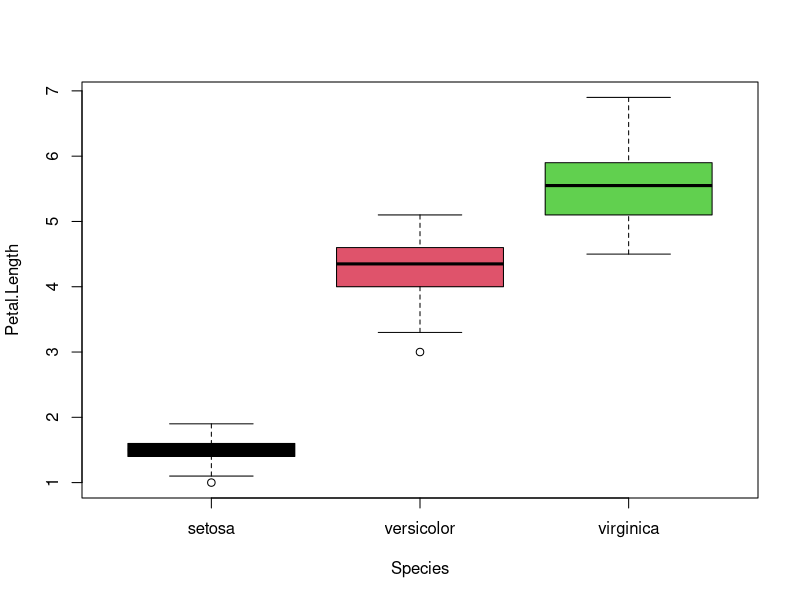

Recreate this plot in R.
## ---- chunk 1
knitr::opts_chunk$set(echo = TRUE)
## ---- chunk 2
data("iris")

## display data sample
head(iris)

## ---- chunk 3
## get statistics
summary(iris)

## ---- chunk 4

## get plot
boxplot(Petal.Length ~ Species, data = iris, col=c(1:3))
